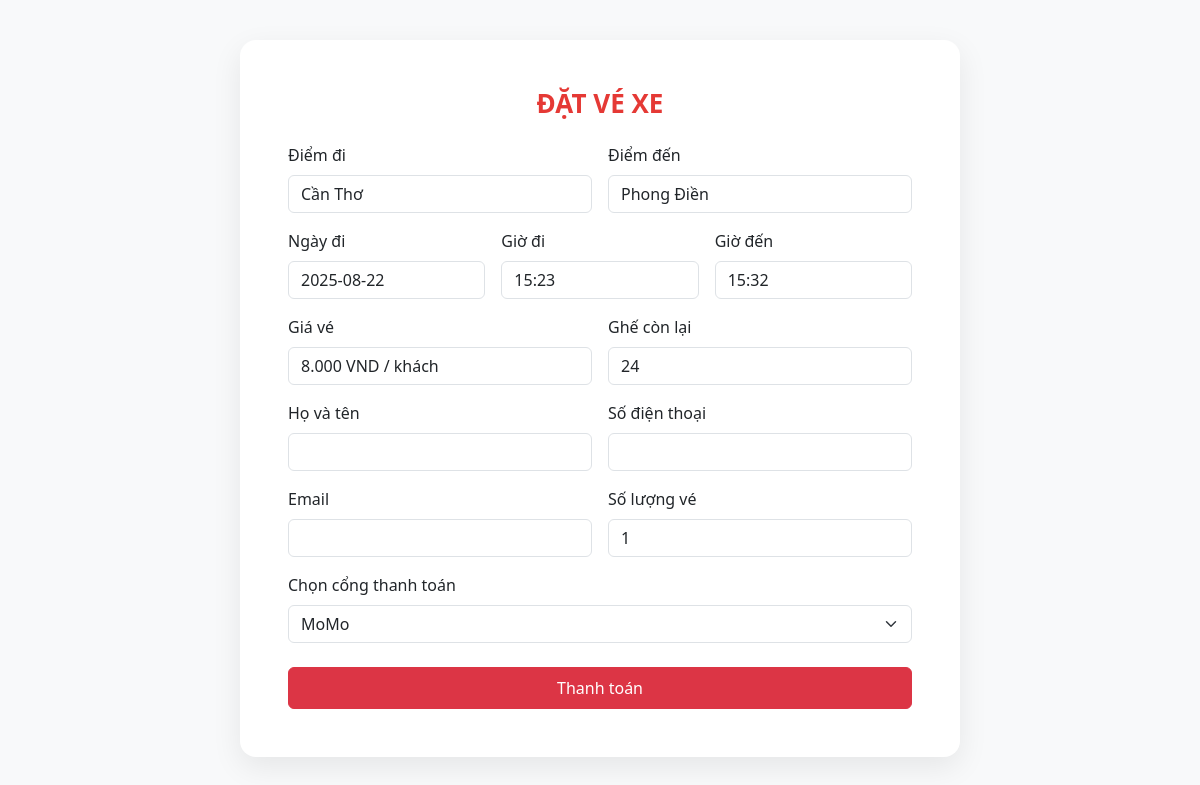
The app's page /datve.php?id_chuyen=79 with its own data.
### tables this page shows
CREATE TABLE chuyenxe (
        id INTEGER PRIMARY KEY AUTOINCREMENT,
        ten_nhaxe TEXT NOT NULL,
        loai_xe TEXT NOT NULL,
        diem_di TEXT NOT NULL,
        diem_den TEXT NOT NULL,
        ngay_di DATE NOT NULL,
        gio_di TIME NOT NULL,
        gio_den TIME NOT NULL,
        gia_ve INTEGER NOT NULL,
        so_ghe INTEGER NOT NULL,
        so_ghe_con INTEGER NOT NULL
    );

### datve.php (the view, shortened to what this page needs)
<?php
require_once __DIR__ . '/libs/db_chuyenxe.php';
$id_chuyen = isset($_GET['id_chuyen']) ? (int)$_GET['id_chuyen'] : 0;
$so_khach  = isset($_GET['so_khach']) ? (int)$_GET['so_khach'] : 1;
$stmt = $pdo->prepare('SELECT * FROM chuyenxe WHERE id = ?');
$stmt->execute([$id_chuyen]);
$cx = $stmt->fetch(PDO::FETCH_ASSOC);
$diem_di = htmlspecialchars($cx['diem_di']);
$diem_den= htmlspecialchars($cx['diem_den']);
$ngay_di = htmlspecialchars($cx['ngay_di']);
$gio_di  = htmlspecialchars($cx['gio_di']);
$gio_den = htmlspecialchars($cx['gio_den']);
$gia_ve  = (int)$cx['gia_ve'];
$gia_ve_fmt = number_format($gia_ve, 0, ',', '.');
$so_ghe_con = (int)$cx['so_ghe_con'];
?>
<!doctype html>
<html lang="vi">
<head>
  <link href="https://cdn.jsdelivr.net/npm/bootstrap@5.3.0/dist/css/bootstrap.min.css" rel="stylesheet">
</head>
<body>
<div class="wrap p-4 p-md-5">
  <h2 class="hd text-center mb-4">ĐẶT VÉ XE</h2>
  <div class="row g-3 mb-3">
    <div class="col-md-6"><label class="form-label">Điểm đi</label><input class="form-control" value="<?php echo $diem_di; ?>" readonly></div>
    <div class="col-md-6"><label class="form-label">Điểm đến</label><input class="form-control" value="<?php echo $diem_den; ?>" readonly></div>
    <div class="col-md-4"><label class="form-label">Ngày đi</label><input class="form-control" value="<?php echo $ngay_di; ?>" readonly></div>
    <div class="col-md-4"><label class="form-label">Giờ đi</label><input class="form-control" value="<?php echo $gio_di; ?>" readonly></div>
    <div class="col-md-4"><label class="form-label">Giờ đến</label><input class="form-control" value="<?php echo $gio_den; ?>" readonly></div>
    <div class="col-md-6"><label class="form-label">Giá vé</label><input class="form-control" value="<?php echo $gia_ve_fmt; ?> VND / khách" readonly></div>
    <div class="col-md-6"><label class="form-label">Ghế còn lại</label><input class="form-control" value="<?php echo $so_ghe_con; ?>" readonly></div>
  </div>
  <form action="libs/xuly_dat_ve.php" method="POST" class="row g-3">
    <div class="col-md-6">
      <label class="form-label">Họ và tên</label>
      <input type="text" name="ho_ten" class="form-control" required>
    </div>
    <div class="col-md-6">
      <label class="form-label">Số điện thoại</label>
      <input type="text" name="sdt" class="form-control" required>
    </div>
    <div class="col-md-6">
      <label class="form-label">Email</label>
      <input type="email" name="email" class="form-control">
    </div>
    <div class="col-md-6">
      <label class="form-label">Số lượng vé</label>
      <input type="number" name="so_luong" class="form-control" min="1" max="<?php echo max($so_ghe_con,1); ?>" value="<?php echo max($so_khach,1); ?>" required>
    </div>
    <div class="col-12">
      <label class="form-label">Chọn cổng thanh toán</label>
      <select name="gateway" class="form-select">
        <option value="momo">MoMo</option>
      </select>
    </div>
    <div class="col-12 d-grid pt-2">
      <button type="submit" class="btn btn-danger py-2">Thanh toán</button>
    </div>
  </form>
</div>
</body>
</html>

### datve.php (style rules this page uses)
body { background:#f8f9fa }
.wrap { max-width:720px;margin:40px auto;background:#fff;border-radius:16px;box-shadow:0 10px 30px rgba(0,0,0,.08) }
.wrap .hd { font-weight:700;font-size:26px;color:#e53935 }

### records on screen
chuyenxe: diem_di "Cần Thơ", diem_den "Phong Điền", ngay_di "2025-08-22", gio_di "15:23", gio_den "15:32", gia_ve "8.000 VND / khách", so_ghe_con "24"
